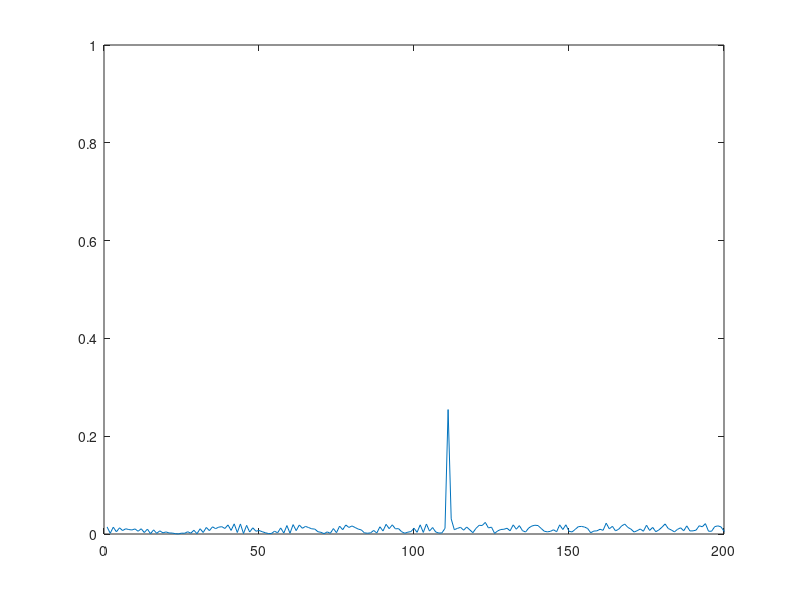
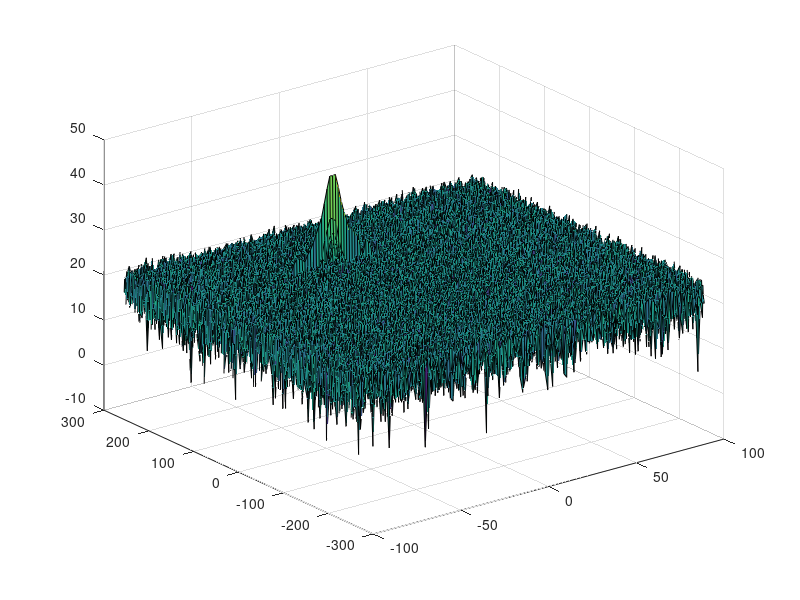
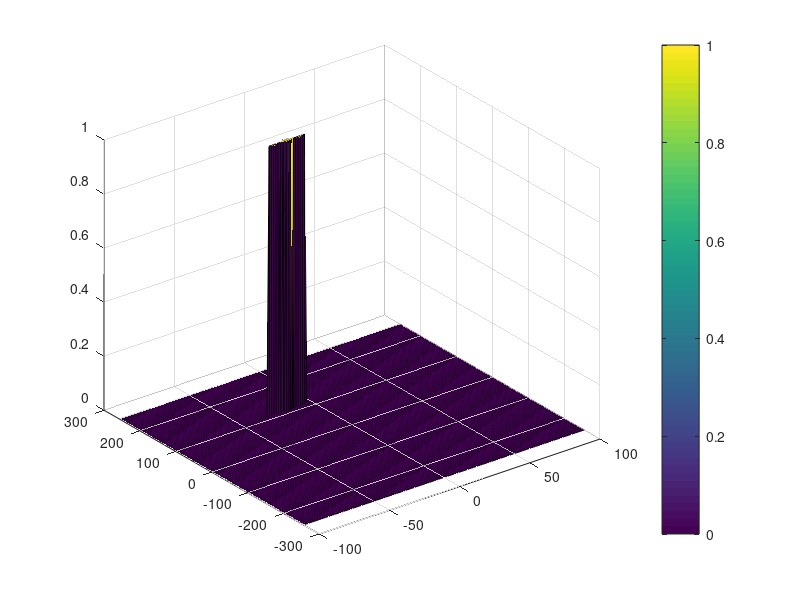

Write the MATLAB code that produced these figures, in order.
clear all
clc;

%% If using Octave %%
% pkg load signal

%% Radar Specifications 
%%%%%%%%%%%%%%%%%%%%%%%%%%%
% Frequency of operation = 77GHz
% Max Range = 200m
% Range Resolution = 1 m
% Max Velocity = 100 m/s
%%%%%%%%%%%%%%%%%%%%%%%%%%%
freq_op     = 77e9;
max_range   = 200.0;
range_resol = 1.0;
max_vel     = 100.0;

% speed of light = 3e8 [m/s]
c = 3e8;

%% User Defined Range and Velocity of target
% *%TODO* (done):
% define the target's initial position and velocity. 
% Note : Velocity remains contant
init_position_target = 110; % target initial position x  = 110 [m]
init_velocity_target = -20; % target initial velocity vx = -20 [m/s]

%% FMCW Waveform Generation

% *%TODO* (done):
% Design the FMCW waveform by giving the specs of each of its parameters.
% Calculate the Bandwidth (B), Chirp Time (T_chirp) and Slope (slope) of the FMCW
% chirp using the requirements above.
B       = c / (2 * range_resol);
T_chirp = 5.5 * 2 * max_range / c;
Slope   = B / T_chirp;

% Operating carrier frequency of Radar 
fc = 77e9;  % carrier freq
                                            
% The number of chirps in one sequence. Its ideal to have 2^ value for the ease of running the FFT
% for Doppler Estimation. 
Nd = 128;   % #of doppler cells OR #of sent periods % number of chirps

% The number of samples on each chirp. 
Nr = 1024;  % for length of time OR # of range cells

% Timestamp for running the displacement scenario for every sample on each chirp
t  = linspace(0, Nd*T_chirp, Nr*Nd); % total time for samples

% Creating the vectors for Tx, Rx and Mix based on the total samples input.
Tx  = zeros(1,length(t)); % transmitted signal
Rx  = zeros(1,length(t)); % received signal
Mix = zeros(1,length(t)); % beat signal

% Similar vectors for range_covered and time delay.
r_t = zeros(1,length(t)); % - Question: what is "range_covered"? 
                          % - Ans: maybe it's meaning the range detected of object versus time
td  = zeros(1,length(t)); % - Question: why time delay are always 0? 
                          % - Ans: maybe waiting for updating later

%% Signal generation and Moving Target simulation
% Running the radar scenario over the time. 

for i=1:length(t)         

    % Define some intermediate parameters
    fc    = freq_op;
    alpha = Slope;

    % *%TODO* (done):
    % For each time stamp update the Range of the Target for constant velocity.
    if i == 1
        r_t(i) = init_position_target;
    else
        r_t(i) = r_t(i-1) + init_velocity_target * (t(i) - t(i-1)); % const vel
    end 
    td(i)  = r_t(i) * 2 / c; % td(i) is the radar signal trip time

    % *%TODO* (done):
    % For each time sample we need update the transmitted and received signal. 
    Tx(i)  = cos(2 * pi * (fc * t(i) + alpha * t(i)^2 / 2));
    Rx(i)  = cos(2 * pi * (fc * (t(i) - td(i)) + alpha * (t(i) - td(i))^2 / 2));

    % *%TODO* (done):
    % Now by mixing the Transmit and Receive generate the beat signal
    % This is done by element wise matrix multiplication of Transmit and Receiver Signal
    Mix(i) = Tx(i) .* Rx(i);

end


%% RANGE MEASUREMENT
% *%TODO* (done):
% Reshape the vector into [Nr, Nd] array. 
% Nr and Nd here would also define the size of Range and Doppler FFT respectively.
Mix_reshaped = reshape(Mix, [Nr, Nd]);

% *%TODO* (done):
% Run the FFT on the beat signal along the range bins dimension (Nr) and normalize.
sig_fft = fft(Mix_reshaped, Nr);
sig_fft = sig_fft./Nr;

% *%TODO* (done):
% Take the absolute value of FFT output
sig_fft = abs(sig_fft);

% *%TODO* (done):
% Output of FFT is double sided signal, but we are interested in only one side of the spectrum. 
% Hence we throw out half of the samples.
L = length(t);
sig_fft = sig_fft(1 : L/2 + 1);

%plotting the range
figure ('Name','Range from First FFT')
% subplot(2,1,1)

% *%TODO* (done):
% plot FFT output 
plot(sig_fft)
axis ([0 200 0 1]);


%% RANGE DOPPLER RESPONSE
% The 2D FFT implementation is already provided here. This will run a 2DFFT
% on the mixed signal (beat signal) output and generate a range doppler
% map.You will implement CFAR on the generated RDM


% Range Doppler Map Generation.

% The output of the 2D FFT is an image that has reponse in the range and
% doppler FFT bins. So, it is important to convert the axis from bin sizes
% to range and doppler based on their Max values.

Mix = reshape(Mix, [Nr, Nd]);

% 2D FFT using the FFT size for both dimensions.
sig_fft2 = fft2(Mix, Nr, Nd);

% Taking just one side of signal from Range dimension.
sig_fft2 = sig_fft2(1:Nr/2, 1:Nd);
sig_fft2 = fftshift (sig_fft2);
RDM = abs(sig_fft2);
RDM = 10 * log10(RDM) ;

% use the surf function to plot the output of 2DFFT and to show axis in both
% dimensions
doppler_axis = linspace(-100, 100, Nd);
range_axis = linspace(-200,200,Nr/2) * ((Nr/2)/400);
figure ('Name','Range and Velocity from 2D FFT')
surf(doppler_axis, range_axis, RDM);
%% CFAR implementation

% Slide Window through the complete Range Doppler Map

% *%TODO* (done):
% Select the number of Training Cells in both the dimensions.
Tr = 12;
Td = 14;

% *%TODO* (done):
% Select the number of Guard Cells in both dimensions around the Cell under 
% test (CUT) for accurate estimation
Gr = 6;
Gd = 8;

% *%TODO* (done):
% Offset the threshold by SNR value in dB
SNR = 5; % Is it correct to do so???

% *%TODO* (done):
% Create a vector to store noise_level for each iteration on training cells
noise_level = zeros(1,1);


% *%TODO* (done):
% Design a loop such that it slides the CUT across range doppler map by
% giving margins at the edges for Training and Guard Cells.
% For every iteration sum the signal level within all the training
% cells. To sum convert the value from logarithmic to linear using db2pow
% function. Average the summed values for all of the training
% cells used. After averaging convert it back to logarithimic using pow2db.
% Further add the offset to it to determine the threshold. Next, compare the
% signal under CUT with this threshold. If the CUT level > threshold assign
% it a value of 1, else equate it to 0.
% Note: db2pow() and pow2db() are both Matlab built-in functions
Nr = Nr / 2;
sig_cfar2d = zeros(Nr, Nd);
for i = 1 : (Nr - (2 * (Gr + Tr) + 1))

    for j = 1 : (Nd - (2 * (Gd + Td) + 1))
        % Use RDM[x,y] as the matrix from the output of 2D FFT for implementing
        % CFAR
        noise_db_outer  = RDM(i:i+2*(Gr+Tr)+1, j:j+2*(Gd+Td)+1);
        noise_pow_outer = db2pow(noise_db_outer);
        noise_db_inner  = RDM(i+Tr:i+Gr+2*Tr+1, j+Td:j+Gd+2*Td+1);
        noise_pow_inner = db2pow(noise_db_inner);

        % Calculate the sum
        % Note: in matlab, one can use sum(x, 'all'), while in Octave one cannot
        noise_level_pow = sum(sum(noise_pow_outer)) - sum(sum(noise_pow_inner));

        % Number of training cells
        n_cells_t = (2*(Gr + Tr) + 1) * (2*(Gd + Td) + 1) - (Gr + Tr + 1) * (Gd + Td + 1);

        % Average noise level
        avg_noise_pow = noise_level_pow / n_cells_t;
        ave_noise_db  = pow2db(avg_noise_pow);

        % Offset the threshold
        threshold = ave_noise_db + SNR;

        % *%TODO* (done):
        % The process above will generate a thresholded block, which is smaller 
        % than the Range Doppler Map as the CUT cannot be located at the edges of
        % matrix. Hence,few cells will not be thresholded. To keep the map size same
        % set those values to 0. 

        % Assign the valid signal to CUT
        if RDM(i + Tr + Gr, j + Td + Gd) > threshold
            sig_cfar2d(i + Tr + Gr, j + Td + Gd) = 1;
        end
    end
end

% *%TODO* (done):
% Display the CFAR output using the Surf function like we did for Range
% Doppler Response output.
figure ('Name','Filtered Range and Velocity from 2D CFAR')
surf(doppler_axis, range_axis, sig_cfar2d);
colorbar;
